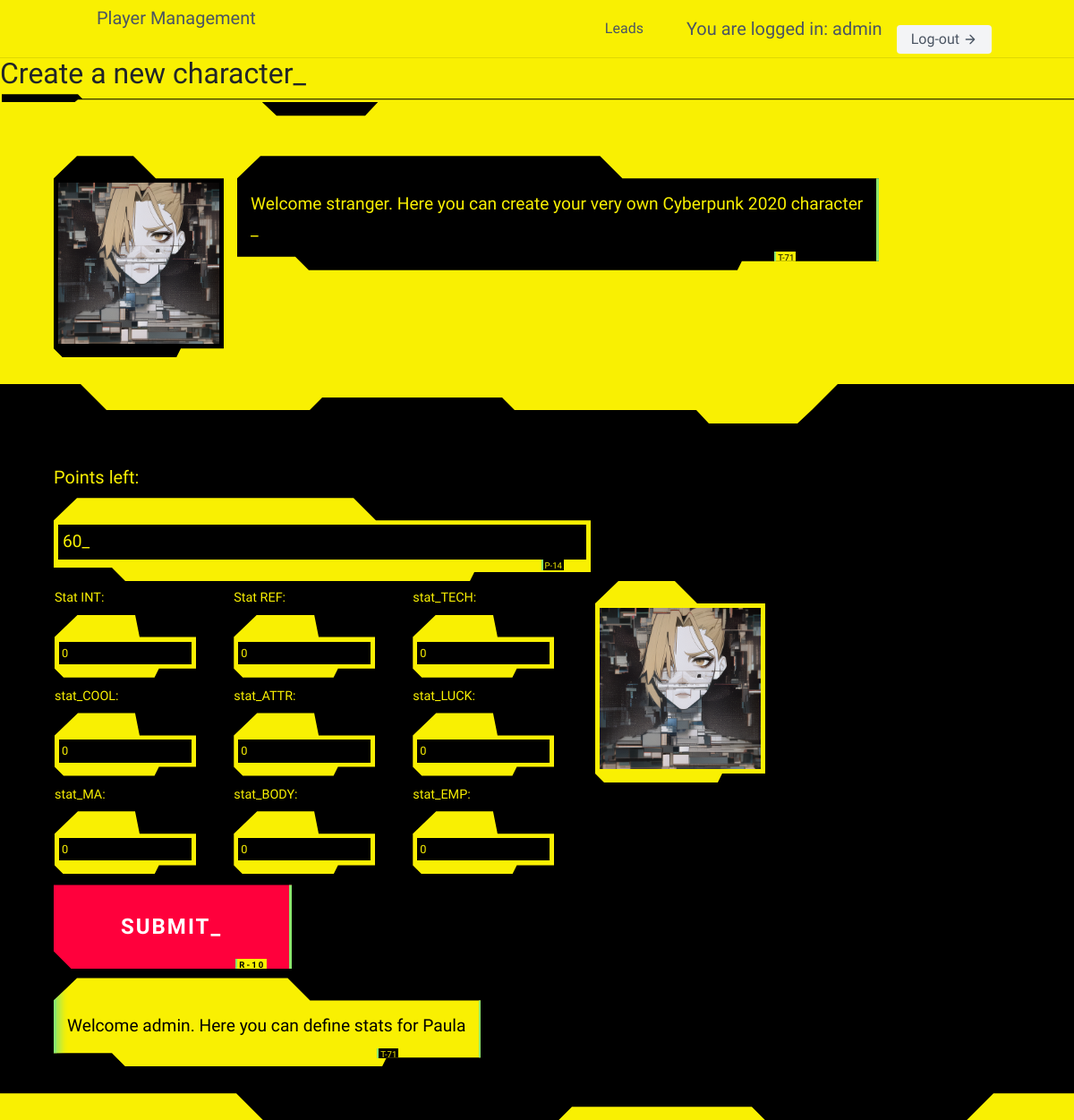
The page /cp2020/2/basic_stats/ (signed in) on the database as committed earlier.
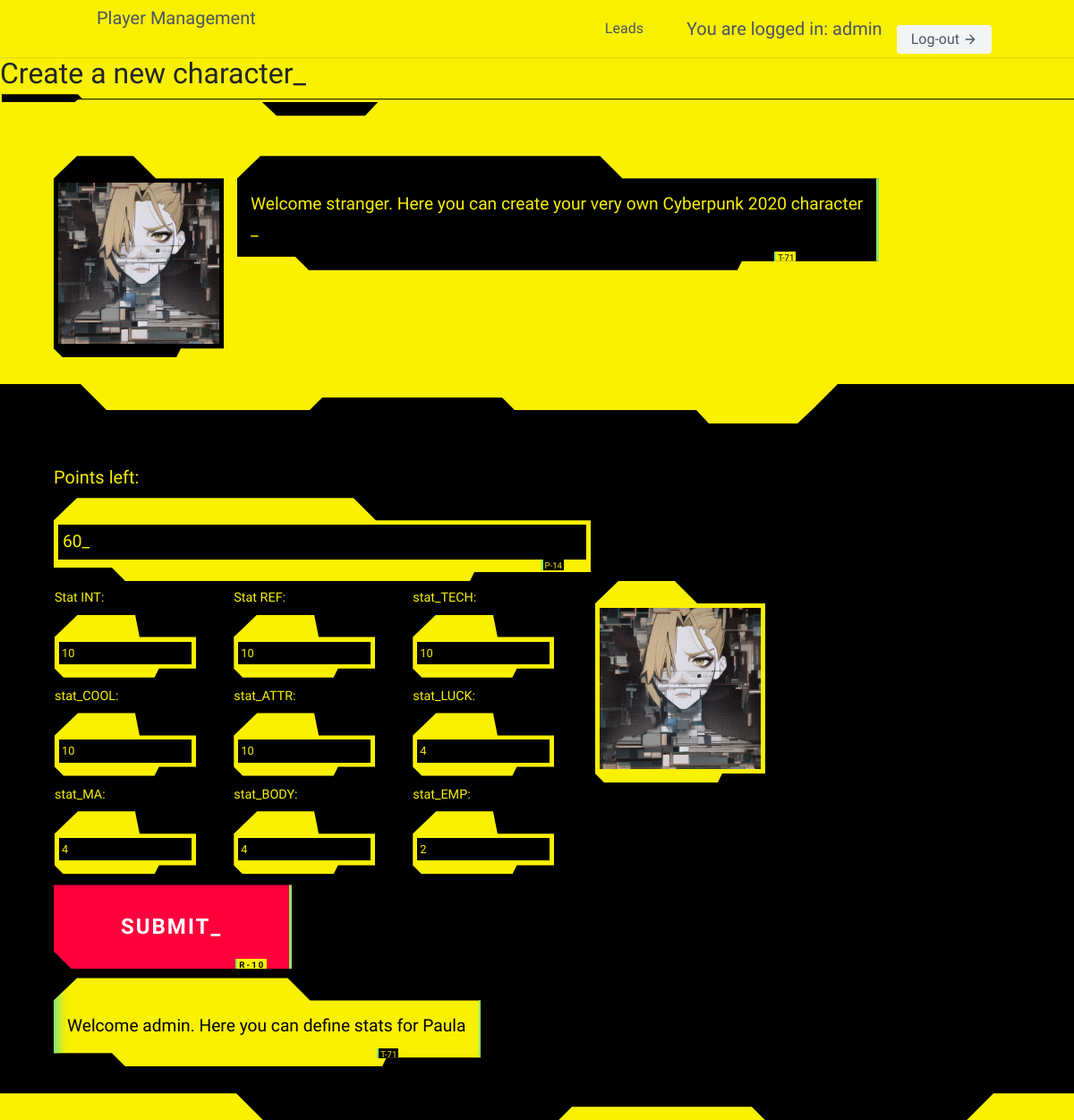
The same page on the database as committed later.
### users/models.py (models this page shows)
class User(AbstractUser):
    pass

### cp2020/models.py (models this page shows, shortened)
class CharacterDetail(models.Model):
    SL = 'SOLO'
    RC = 'ROCKER'
    NR = "NETRUNNER"
    MD = "MEDIA"
    ND = "NOMAD"
    FX = "FIXER"
    CP = "COP"
    CR = "CORP"
    TC = "TECHIE"
    MC = "MEDTECHIE"
    ROLES = [
        (SL, "Solo"),
        (RC, "Rocker"),
        (NR, "Netrunner"),
        (MD, "Media"),
        (ND, "Nomad"),
        (FX, "Fixer"),
        (CP, "Cop"),
        (CR, "Corp"),
        (TC, "Techie"),
        (MC, "Medtechie"),
    ]
    user = models.ForeignKey(User, on_delete=models.CASCADE, blank=True, null=True)
    name = models.CharField(max_length=15)
    role = models.TextField(choices=ROLES, default=SL)
    picture = models.ImageField(upload_to='pictures_storage/',
                                height_field=None,
                                width_field=None,
                                max_length=200,
                                blank=True, null=True)
    stat_INT = models.DecimalField(max_digits=2, decimal_places=0, default=2,
                                    validators=[MinValueValidator(2), MaxValueValidator(10)])
    stat_REF = models.DecimalField(max_digits=2, decimal_places=0, default=2,
                                    validators=[MinValueValidator(2), MaxValueValidator(10)])
    stat_TECH = models.DecimalField(max_digits=2, decimal_places=0, default=2,
                                    validators=[MinValueValidator(2), MaxValueValidator(10)])
    stat_COOL = models.DecimalField(max_digits=2, decimal_places=0, default=2,
                                    validators=[MinValueValidator(2), MaxValueValidator(10)])
    stat_ATTR = models.DecimalField(max_digits=2, decimal_places=0, default=2,
                                    validators=[MinValueValidator(2), MaxValueValidator(10)])
    stat_LUCK = models.DecimalField(max_digits=2, decimal_places=0, default=2,
                                    validators=[MinValueValidator(2), MaxValueValidator(10)])
    stat_MA = models.DecimalField(max_digits=2, decimal_places=0, default=2,
                                    validators=[MinValueValidator(2), MaxValueValidator(10)])
    stat_BODY = models.DecimalField(max_digits=2, decimal_places=0, default=2,
                                    validators=[MinValueValidator(2), MaxValueValidator(10)])
    stat_EMP = models.DecimalField(max_digits=2, decimal_places=0, default=2,
                                    validators=[MinValueValidator(2), MaxValueValidator(10)])
    MA_Run = models.DecimalField(max_digits=3, decimal_places=0,
                                 blank=True, null=True)
    MA_Leap = models.DecimalField(max_digits=3, decimal_places=0,
                                  blank=True, null=True)
    MA_Lift = models.DecimalField(max_digits=3, decimal_places=0,
                                  blank=True, null=True)
    EMP_Humanity = models.DecimalField(max_digits=3, decimal_places=0,
                                       blank=True, null=True)
    BODY_Save_Nr = models.DecimalField(max_digits=3, decimal_places=0,
                                       blank=True, null=True)
    BODY_BTM = models.DecimalField(max_digits=3, decimal_places=0,
                                       blank=True, null=True)
    SKILL_Authority = models.DecimalField(max_digits=2, decimal_places=0, default=0)
    SKILL_Char_Leadership = models.DecimalField(max_digits=2, decimal_places=0, default=0)
    SKILL_Combat_Sense = models.DecimalField(max_digits=2, decimal_places=0, default=0)
    SKILL_Credibility = models.DecimalField(max_digits=2, decimal_places=0, default=0)
    SKILL_Family = models.DecimalField(max_digits=2, decimal_places=0, default=0)
    SKILL_Interface = models.DecimalField(max_digits=2, decimal_places=0, default=0)
    SKILL_Jury_Rig = models.DecimalField(max_digits=2, decimal_places=0, default=0)
    SKILL_Medical_Tech = models.DecimalField(max_digits=2, decimal_places=0, default=0)
    SKILL_Resources = models.DecimalField(max_digits=2, decimal_places=0, default=0)
    SKILL_Street_Deal = models.DecimalField(max_digits=2, decimal_places=0, default=0)
    ATRR_Personal_Grooming = models.DecimalField(max_digits=2, decimal_places=0, default=0)
    ATRR_Wardrobe_Style = models.DecimalField(max_digits=2, decimal_places=0, default=0)
    BODY_Endurance = models.DecimalField(max_digits=2, decimal_places=0, default=0)
    BODY_Strength_Feat = models.DecimalField(max_digits=2, decimal_places=0, default=0)
    BODY_Swimming = models.DecimalField(max_digits=2, decimal_places=0, default=0)
    COOL_Interrogation = models.DecimalField(max_digits=2, decimal_places=0, default=0)
    COOL_Intimidate = models.DecimalField(max_digits=2, decimal_places=0, default=0)
    COOL_Oratory = models.DecimalField(max_digits=2, decimal_places=0, default=0)
    COOL_Resist_Torture = models.DecimalField(max_digits=2, decimal_places=0, default=0)
    COOL_Streetwise = models.DecimalField(max_digits=2, decimal_places=0, default=0)
    EMPATHY_Human_Perception = models.DecimalField(max_digits=2, decimal_places=0, default=0)
    EMPATHY_Interview = models.DecimalField(max_digits=2, decimal_places=0, default=0)
    EMPATHY_Leadership = models.DecimalField(max_digits=2, decimal_places=0, default=0)
    EMPATHY_Seduction = models.DecimalField(max_digits=2, decimal_places=0, default=0)
    EMPATHY_Social = models.DecimalField(max_digits=2, decimal_places=0, default=0)
    EMPATHY_Persuasion = models.DecimalField(max_digits=2, decimal_places=0, default=0)
    EMPATHY_Perform = models.DecimalField(max_digits=2, decimal_places=0, default=0)
    INT_Accounting = models.DecimalField(max_digits=2, decimal_places=0, default=0)
    INT_Anthropology = models.DecimalField(max_digits=2, decimal_places=0, default=0)
    INT_Awareness = models.DecimalField(max_digits=2, decimal_places=0, default=0)
    INT_Biology = models.DecimalField(max_digits=2, decimal_places=0, default=0)
    INT_Botany = models.DecimalField(max_digits=2, decimal_places=0, default=0)
    INT_Chemistry = models.DecimalField(max_digits=2, decimal_places=0, default=0)
    INT_Composition = models.DecimalField(max_digits=2, decimal_places=0, default=0)
    INT_Diagnose_Illness = models.DecimalField(max_digits=2, decimal_places=0, default=0)
    INT_Education = models.DecimalField(max_digits=2, decimal_places=0, default=0)
    INT_Expert = models.DecimalField(max_digits=2, decimal_places=0, default=0)
    INT_Gamble = models.DecimalField(max_digits=2, decimal_places=0, default=0)
    INT_Geology = models.DecimalField(max_digits=2, decimal_places=0, default=0)
    INT_Hide = models.DecimalField(max_digits=2, decimal_places=0, default=0)
    INT_History = models.DecimalField(max_digits=2, decimal_places=0, default=0)
    INT_Language_1 = models.DecimalField(max_digits=2, decimal_places=0, default=0)
    INT_Language_1_Type = models.CharField(max_length=15, default="")
    INT_Language_2 = models.DecimalField(max_digits=2, decimal_places=0, default=0)
    INT_Language_2_Type = models.CharField(max_length=15, default="")
    INT_Language_3 = models.DecimalField(max_digits=2, decimal_places=0, default=0)
    INT_Language_3_Type = models.CharField(max_length=15, default="")
    INT_Library_Search = models.DecimalField(max_digits=2, decimal_places=0, default=0)
    INT_Mathematics = models.DecimalField(max_digits=2, decimal_places=0, default=0)
    INT_Physics = models.DecimalField(max_digits=2, decimal_places=0, default=0)
    INT_Programming = models.DecimalField(max_digits=2, decimal_places=0, default=0)
    INT_Track = models.DecimalField(max_digits=2, decimal_places=0, default=0)
    INT_Stock_Market = models.DecimalField(max_digits=2, decimal_places=0, default=0)
    INT_System_Knowledge = models.DecimalField(max_digits=2, decimal_places=0, default=0)
    INT_Teaching = models.DecimalField(max_digits=2, decimal_places=0, default=0)
    INT_Wilderness_Survival = models.DecimalField(max_digits=2, decimal_places=0, default=0)
    INT_Zoology = models.DecimalField(max_digits=2, decimal_places=0, default=0)
    REF_Archery = models.DecimalField(max_digits=2, decimal_places=0, default=0)
    REF_Athletics = models.DecimalField(max_digits=2, decimal_places=0, default=0)
    REF_Brawling = models.DecimalField(max_digits=2, decimal_places=0, default=0)
    REF_Dance = models.DecimalField(max_digits=2, decimal_places=0, default=0)
    REF_Dodge_Escape = models.DecimalField(max_digits=2, decimal_places=0, default=0)
    REF_Driving = models.DecimalField(max_digits=2, decimal_places=0, default=0)
    REF_Fencing = models.DecimalField(max_digits=2, decimal_places=0, default=0)
    REF_Handgun = models.DecimalField(max_digits=2, decimal_places=0, default=0)
    REF_Heavy_Weapons = models.DecimalField(max_digits=2, decimal_places=0, default=0)
    REF_Martial_Art_1 = models.DecimalField(max_digits=2, decimal_places=0, default=0)
    REF_Martial_Art_1_Type = models.CharField(max_length=15, default="")
    REF_Martial_Art_2 = models.DecimalField(max_digits=2, decimal_places=0, default=0)
    REF_Martial_Art_2_Type = models.CharField(max_length=15, default="")
    REF_Martial_Art_3 = models.DecimalField(max_digits=2, decimal_places=0, default=0)
    REF_Martial_Art_3_Type = models.CharField(max_length=15, default="")
    REF_Melee = models.DecimalField(max_digits=2, decimal_places=0, default=0)
    REF_Motorcycle = models.DecimalField(max_digits=2, decimal_places=0, default=0)
    REF_Operate_Hvy_Machinery = models.DecimalField(max_digits=2, decimal_places=0, default=0)
    REF_Pilot_Gyro = models.DecimalField(max_digits=2, decimal_places=0, default=0)
    REF_Pilot_Fixed_Wing = models.DecimalField(max_digits=2, decimal_places=0, default=0)
    REF_Pilot_Dirigible = models.DecimalField(max_digits=2, decimal_places=0, default=0)
    REF_Pilot_Vect_Thrust = models.DecimalField(max_digits=2, decimal_places=0, default=0)
    REF_Rifle = models.DecimalField(max_digits=2, decimal_places=0, default=0)
    REF_Stealth = models.DecimalField(max_digits=2, decimal_places=0, default=0)
    REF_Submachinegun = models.DecimalField(max_digits=2, decimal_places=0, default=0)
    TECH_Aero_Tech = models.DecimalField(max_digits=2, decimal_places=0, default=0)
    TECH_AV_Tech = models.DecimalField(max_digits=2, decimal_places=0, default=0)
    TECH_Basic_Tech = models.DecimalField(max_digits=2, decimal_places=0, default=0)
    TECH_Cryotank_Operation = models.DecimalField(max_digits=2, decimal_places=0, default=0)
    TECH_Cyberdeck_Design = models.DecimalField(max_digits=2, decimal_places=0, default=0)
    TECH_Cyber_Tech = models.DecimalField(max_digits=2, decimal_places=0, default=0)
    TECH_Demolitions = models.DecimalField(max_digits=2, decimal_places=0, default=0)
    TECH_Disguise = models.DecimalField(max_digits=2, decimal_places=0, default=0)
    TECH_Electronics = models.DecimalField(max_digits=2, decimal_places=0, default=0)
    TECH_Elect_Security = models.DecimalField(max_digits=2, decimal_places=0, default=0)
    TECH_First_Aid = models.DecimalField(max_digits=2, decimal_places=0, default=0)
    TECH_Forgery = models.DecimalField(max_digits=2, decimal_places=0, default=0)
    TECH_Gyro_Tech = models.DecimalField(max_digits=2, decimal_places=0, default=0)
    TECH_Paint_or_Draw = models.DecimalField(max_digits=2, decimal_places=0, default=0)
    TECH_Photo_Film = models.DecimalField(max_digits=2, decimal_places=0, default=0)
    TECH_Pharmacuticals = models.DecimalField(max_digits=2, decimal_places=0, default=0)
    TECH_Pick_Lock = models.DecimalField(max_digits=2, decimal_places=0, default=0)
    TECH_Play_Instrument = models.DecimalField(max_digits=2, decimal_places=0, default=0)
    TECH_Weaponsmith = models.DecimalField(max_digits=2, decimal_places=0, default=0)

### cp2020/views.py (the view, shortened to what this page needs)
# urls.py: path('<int:pk>/basic_stats/', BasicCharacterStatsView.as_view(), name="BaseStats"),
class BasicCharacterStatsView(LoginRequiredMixin, UpdateView):
    template_name = "CharacterBasicStats_Update.html"
    queryset = CharacterDetail.objects.all()
    form_class = BasicCharacterStatsForm

### cp2020/forms.py
class BasicCharacterStatsForm(forms.ModelForm):
    class Meta:
        model = CharacterDetail
        fields = (
            'stat_INT',
            'stat_REF',
            'stat_TECH',
            'stat_COOL',
            'stat_ATTR',
            'stat_LUCK',
            'stat_MA',
            'stat_BODY',
            'stat_EMP',
        )

### cp2020/templates/CharacterBasicStats_Update.html (shortened to what this page needs)
{% extends "baseCP.html" %}
{% block content %}
    <hr>
    <h1 class="cyberpunk">Create a new character</h1>
    <section class="cyberpunk">
        {% load static %}
        <div style="display:inline-block;vertical-align:top;">
            <img src="{% static 'AI_Picture.png' %}"  alt="" height="200" width="200" />
         </div>
        <div style="display:inline-block;">
        <p class="cyberpunk inverse">
            Welcome stranger. Here you can create your very own Cyberpunk 2020 character <br>
        </p>
        </div>
    </section>
    <section class="cyberpunk black">
        <label for="number">Points left:</label>
        <p id="number" style="max-width: 600px"></p>
<div style="display:inline-block;vertical-align:top;">
      <form id='p-form' style="max-width: 600px" method="post" enctype="multipart/form-data" >
    <table>
    <tr>
    <td>
    <label for="{{ form.stat_INT.id_for_label}}" style="font-size: 0.9rem">Stat INT:</label>
    {{ form.stat_INT }}
    </td>
   <td>
    <label for="{{ form.stat_REF.id_for_label}}" style="font-size: 0.9rem">Stat REF:</label>
    {{ form.stat_REF }}
   </td>
   <td>
    <label for="{{ form.stat_TECH.id_for_label}}" style="font-size: 0.9rem">stat_TECH:</label>
    {{ form.stat_TECH }}
   </td>
    </tr>
    <tr>
    <td>
    <label for="{{ form.stat_COOL.id_for_label}}" style="font-size: 0.9rem">stat_COOL:</label>
    {{ form.stat_COOL }}
    </td>
   <td>
    <label for="{{ form.stat_ATTR.id_for_label}}" style="font-size: 0.9rem">stat_ATTR:</label>
    {{ form.stat_ATTR }}
   </td>
   <td>
    <label for="{{ form.stat_LUCK.id_for_label}}" style="font-size: 0.9rem">stat_LUCK:</label>
    {{ form.stat_LUCK }}
   </td>
    </tr>
    <tr>
    <td>
    <label for="{{ form.stat_MA.id_for_label}}" style="font-size: 0.9rem">stat_MA:</label>
    {{ form.stat_MA }}
    </td>
   <td>
    <label for="{{ form.stat_BODY.id_for_label}}" style="font-size: 0.9rem">stat_BODY:</label>
    {{ form.stat_BODY }}
   </td>
   <td>
    <label for="{{ form.stat_EMP.id_for_label}}" style="font-size: 0.9rem">stat_EMP:</label>
    {{ form.stat_EMP }}
   </td>
    </tr>
    </table>
    <button type="submit" class="cyberpunk red">SUBMIT_</button>
      </form>
 </div>
      <div style="display:inline-block;">
          <img src="{% static 'AI_Picture.png' %}"  alt="" height="200" width="200" />
      </div>
      <div style="display:inline-block;vertical-align:top;">
        <p id="info-text" class="cyberpunk inverse scannedv">
            Welcome {{ request.user.username }}. Here you can define stats for {{ characterdetail.name }}
        </p>
      </div>
    </section>
{% endblock content %}

### cp2020/templates/baseCP.html (shortened to what this page needs)
<!DOCTYPE html>
<html lang="en">
<head>
    {% load static %}
    <script src="https://cdn.tailwindcss.com"></script>
     <link rel="stylesheet" href="https://maxcdn.bootstrapcdn.com/bootstrap/4.0.0/css/bootstrap.min.css">
    <link rel="stylesheet" href="{% static 'cyberpunk-2077.css' %}">
</head>
<body>
    <div>
        {% include 'navbarCP.html' %}
        {% block content %}
        {% endblock content %}
    </div>
</body>
</html>

### cp2020/templates/navbarCP.html (shortened to what this page needs)
<header class="text-gray-600 body-font">
  <div class="container mx-auto flex flex-wrap p-1 flex-col md:flex-row items-center">
    <a class="flex title-font font-medium items-center text-gray-900 mb-4 md:mb-0">
      <span class="ml-3 text-xl">Player Management</span>
    </a>
    <nav class="md:ml-auto flex flex-wrap items-center text-base justify-center">
     <a href="{% url 'landing-page' %}" class="mr-5 hover:text-gray-900">Leads</a>
    </nav>
    {% if request.user.is_authenticated %}
      You are logged in: {{ request.user.username }}
       <a href="{% url 'users:logout' %}" class="ml-3 inline-flex items-center bg-gray-100 border-0 py-1 px-3 focus:outline-none hover:bg-gray-200 rounded text-base mt-4 md:mt-0">Log-out
      <svg fill="none" stroke="currentColor" stroke-linecap="round" stroke-linejoin="round" stroke-width="2" class="w-4 h-4 ml-1" viewBox="0 0 24 24">
        <path d="M5 12h14M12 5l7 7-7 7"></path>
      </svg>
    {% endif %}
    </a>
    </div>
</header>

Rows that differ between the two databases and show on the page:
changed CharacterDetail "Paula": stat_INT "0" → "10"; stat_REF "0" → "10"; stat_TECH "0" → "10"; stat_COOL "0" → "10"; stat_ATTR "0" → "10"; stat_LUCK "0" → "4"; stat_MA "0" → "4"; stat_BODY "0" → "4"; stat_EMP "0" → "2"
